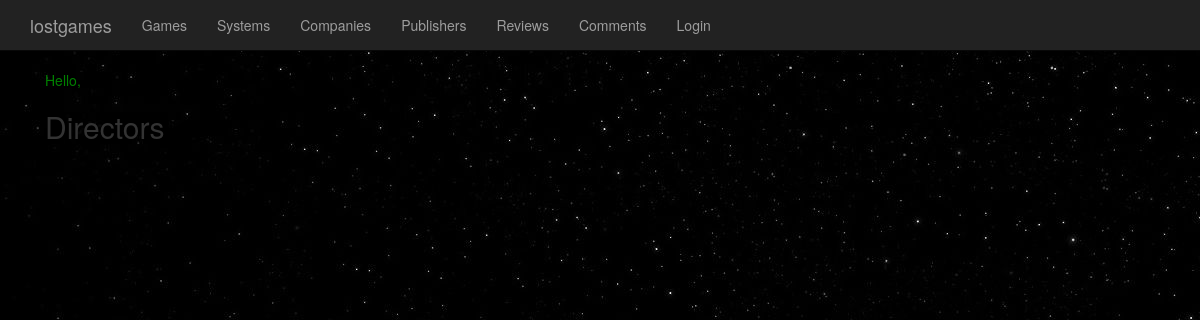
The app's page /core/directors/, older data.
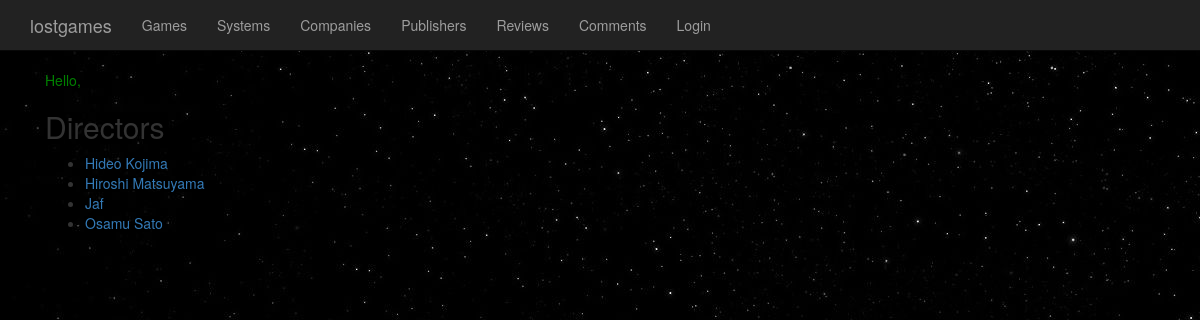
The same page, newer data.
### lostgames/models.py (models this page shows, shortened)
class Director(models.Model):
    name = models.CharField(max_length=256)
    bio = models.TextField()

### lostgames/views.py (the view)
def view_directors(request):
    directors = Director.objects.all()
    context = { 'directors': directors }
    return render(request, 'lostgames/directors.html', context)

### lostgames/templates/lostgames/directors.html (shortened to what this page needs)
{% extends 'lostgames/base.html' %}
{% block content %}
<h2>Directors</h2>
{% if directors %}
<ul>
{% for director in directors %}
    <li><a href="/core/directors/{{ director.id }}/">{{ director.name }}</a></li>
{% endfor %}
</ul>
{% endif %}
{% endblock %}

Row changes from the older to the newer data that the page shows:
added Director: name "Hideo Kojima"
added Director: name "Hiroshi Matsuyama"
added Director: name "Jaf"
added Director: name "Osamu Sato"
